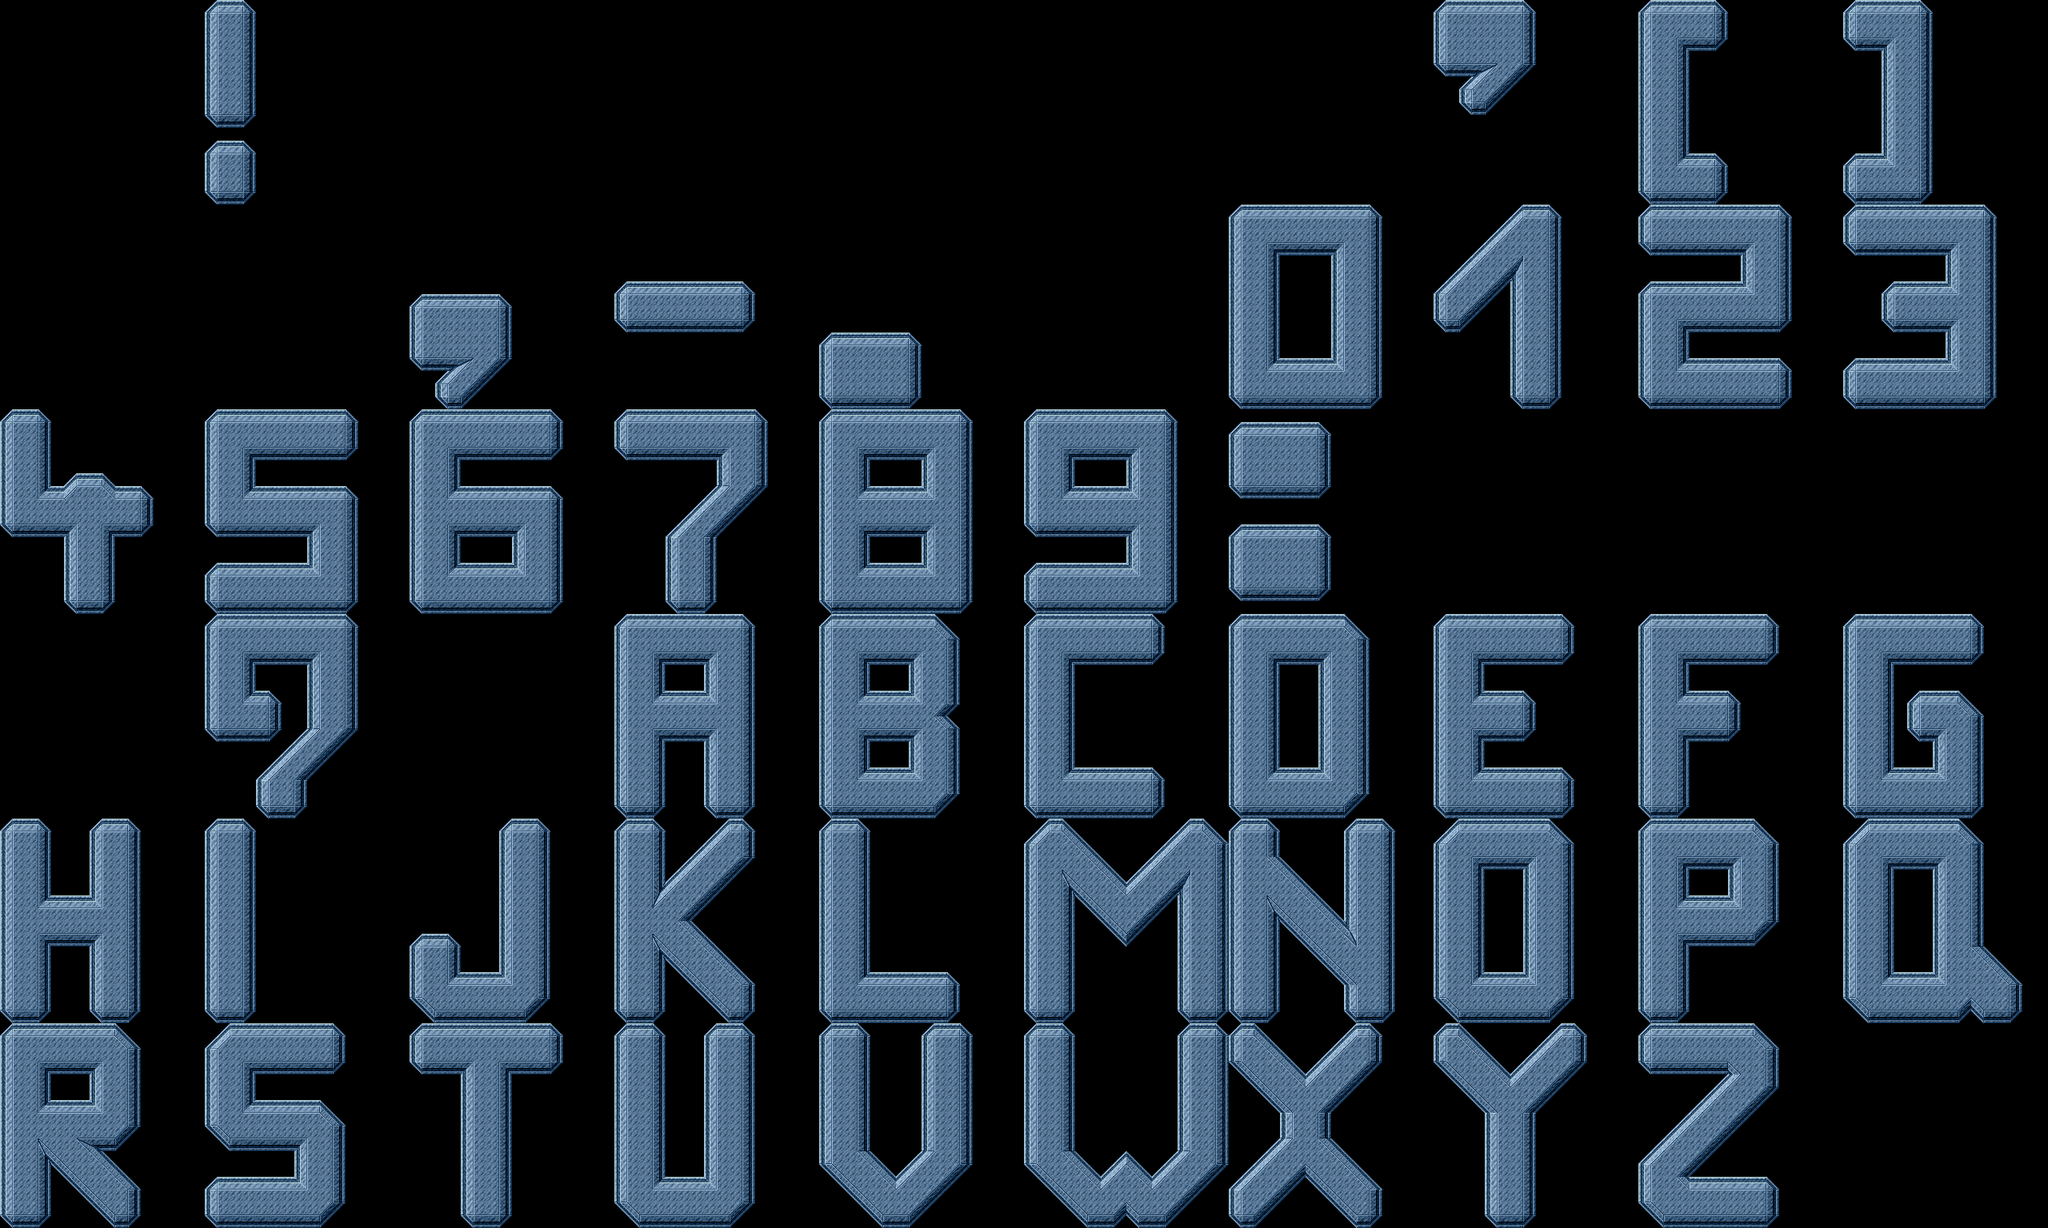

This game map was drawn from its Tiled (.tmx) file and the tilesets committed beside it. A one-line description and the trimmed map source follow:
An orthogonal 160x96 tile map with 16x16 px tiles, 1 tile layer (Calque de Tile 1).

<map version="1.0" orientation="orthogonal" renderorder="right-down" width="160" height="96" tilewidth="16" tileheight="16">
 <tileset firstgid="1" name="tile" tilewidth="16" tileheight="16">
  <image source="text_tile_large.png" width="112" height="160" />
 </tileset>
 <layer name="Calque de Tile 1" width="160" height="96" opacity="0.9">
  <data>[15360 cells, 5567 non-empty, 59 distinct tile ids]</data>
 </layer>
</map>
